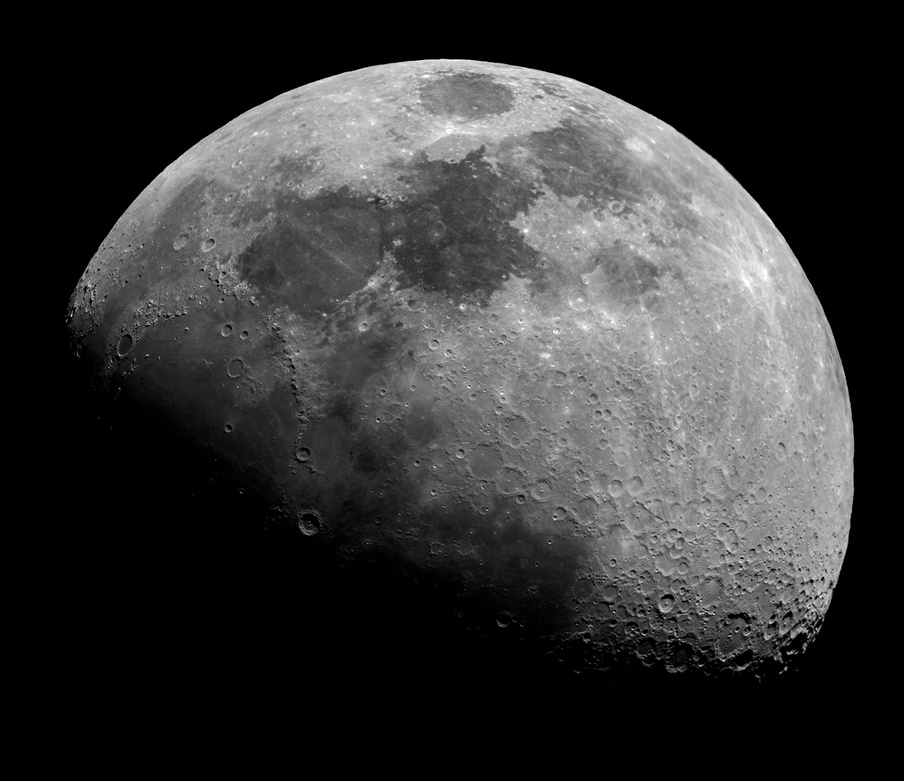
#> input picture images/moon.jpg, 904 x 781 px, shrunk from 1400 x 1209 before the run
$ python '10_52_prewitt mask.py'
#> lines starting #> are read from the running program, lines starting #| are printed output that depends on the picture
import cv2
import skimage as s
import scipy.ndimage as sc
import numpy as np
from matplotlib import pyplot as plt

moon = cv2.imread('images/moon.jpg', 0)
#> moon is the input picture: shape (781, 904); min 0, max 255, mean 53.4
img = s.img_as_int(moon)

#task horizontal
prewittHorz = np.array([[-1,-1,-1],[0,0,0],[1,1,1]], dtype='float64')
prewittHorzOut = s.img_as_ubyte(sc.convolve(img, prewittHorz, mode='constant', cval=0.0))
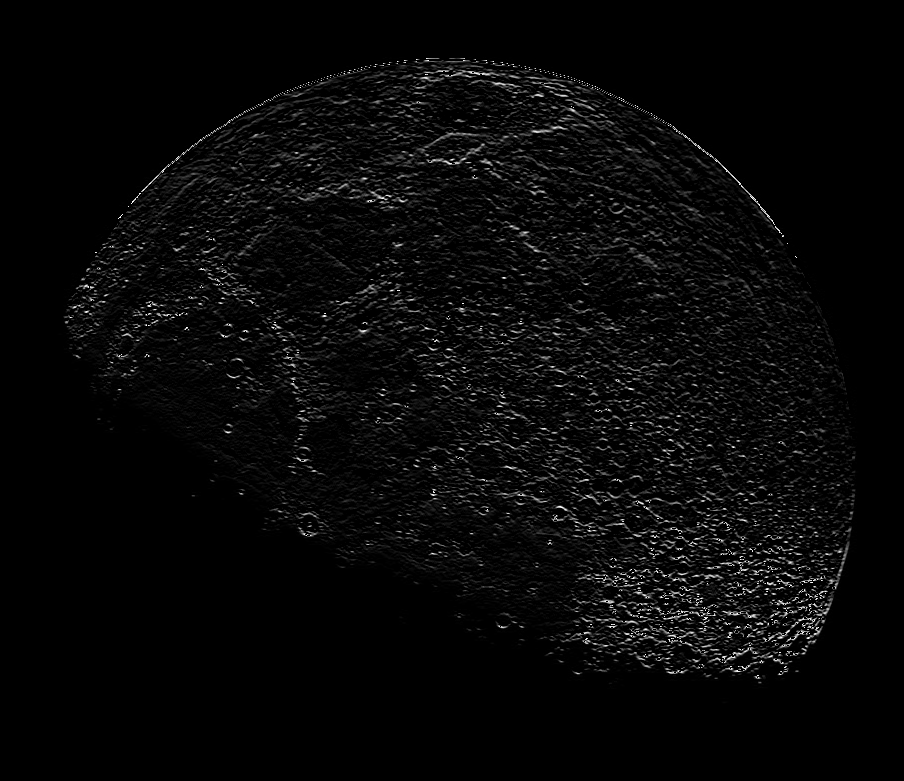
#> prewittHorzOut: shape (781, 904); min 0, max 255, mean 7.9

prewittVert = np.array([[-1,0,1],[-1,0,1],[-1,0,1]], dtype='float64')
prewittVertOut = s.img_as_ubyte(sc.convolve(img, prewittVert, mode='constant', cval=0.0))
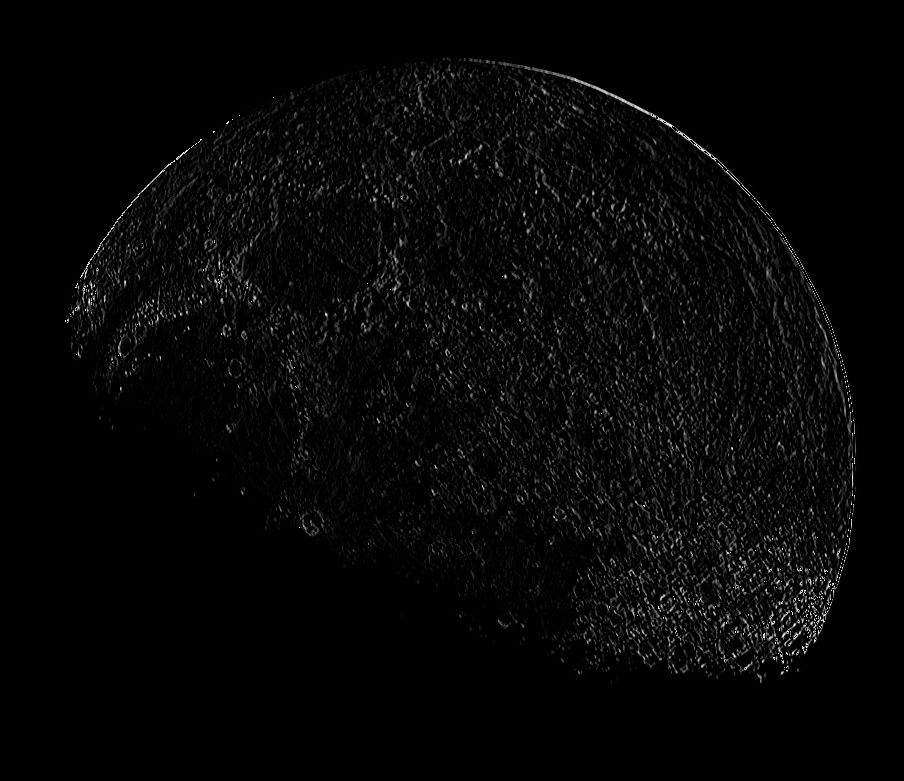
#> prewittVertOut: shape (781, 904); min 0, max 255, mean 6.2

plt.imshow(prewittHorzOut, cmap='gray')
#plt.imshow(prewittVertOut, cmap='gray')
plt.show()

$ run again, with images/Mercury.bmp saved as images/moon.jpg
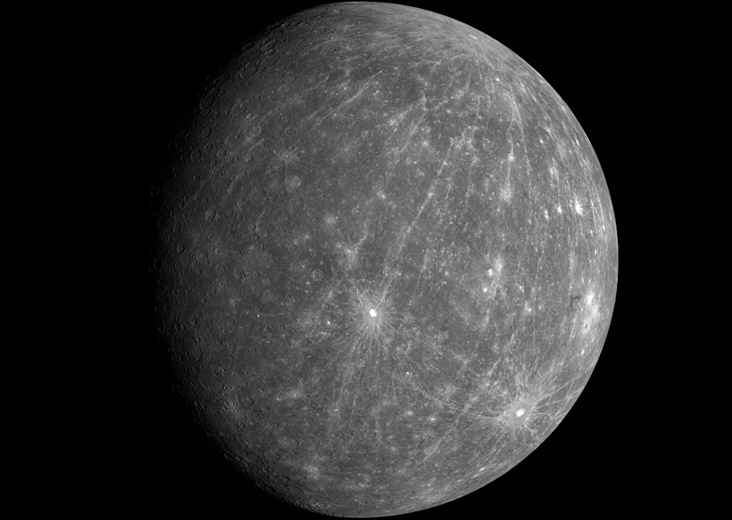
#> input picture images/Mercury.bmp, 732 x 520 px
#> moon is the input picture: shape (520, 732); min 0, max 255, mean 49.1
#> `prewittHorzOut = s.img_as_ubyte(sc.convolve(img, prewittHorz, mode='co..`:
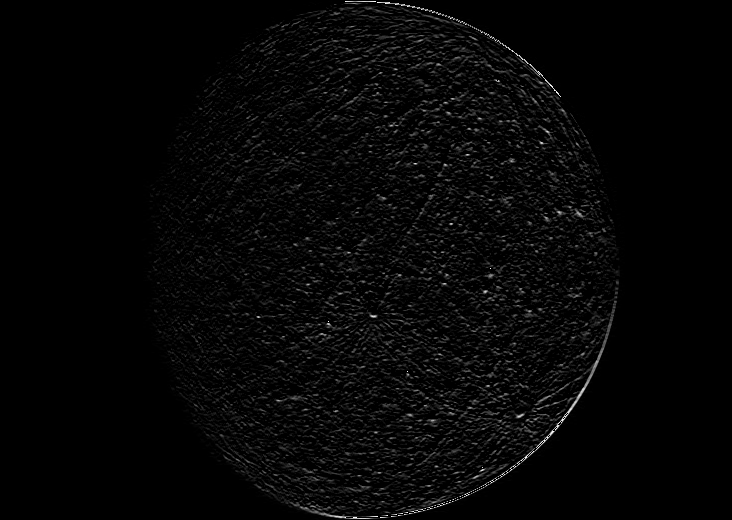
#> prewittHorzOut: shape (520, 732); min 0, max 255, mean 6.1
#> `prewittVertOut = s.img_as_ubyte(sc.convolve(img, prewittVert, mode='co..`:
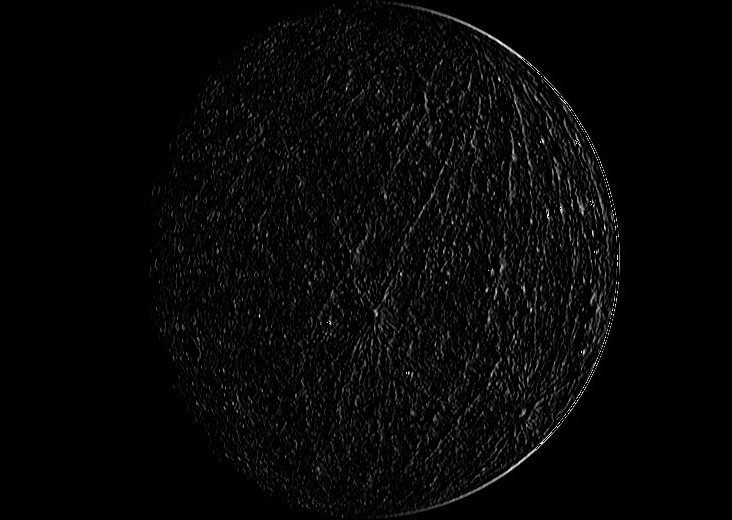
#> prewittVertOut: shape (520, 732); min 0, max 255, mean 6.5

$ run again, with images/girlface.bmp saved as images/moon.jpg
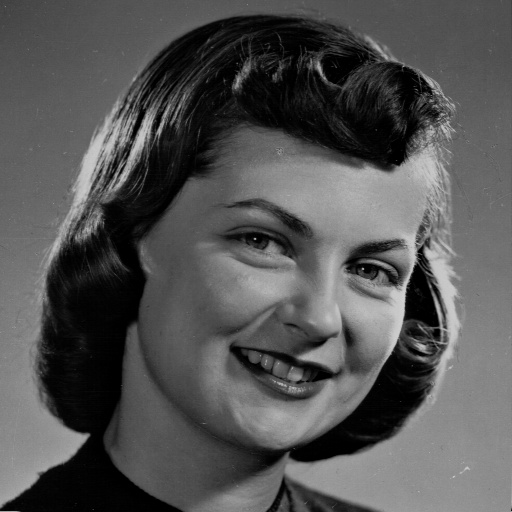
#> input picture images/girlface.bmp, 512 x 512 px
#> moon is the input picture: shape (512, 512); min 0, max 209, mean 83.6
#> `img = s.img_as_int(moon)`:
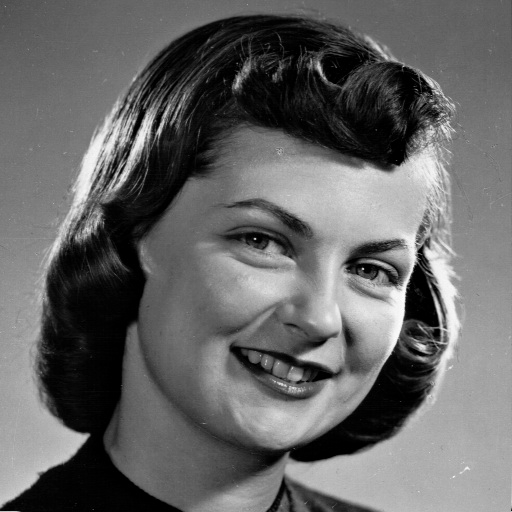
#> img: shape (512, 512) int16; min 0, max 26856, mean 10737.1; drawn with min black and max white
#> `prewittVertOut = s.img_as_ubyte(sc.convolve(img, prewittVert, mode='co..`:
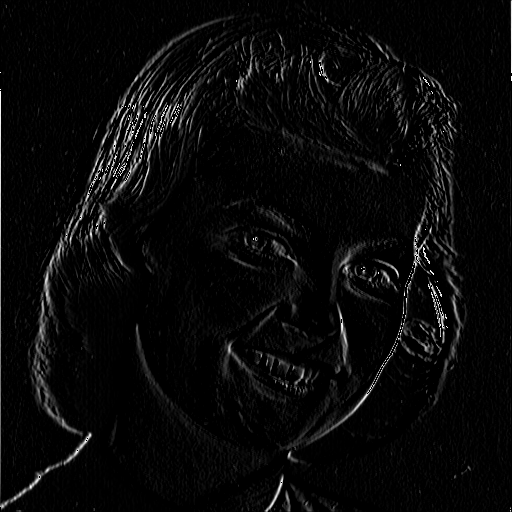
#> prewittVertOut: shape (512, 512); min 0, max 255, mean 9.2
